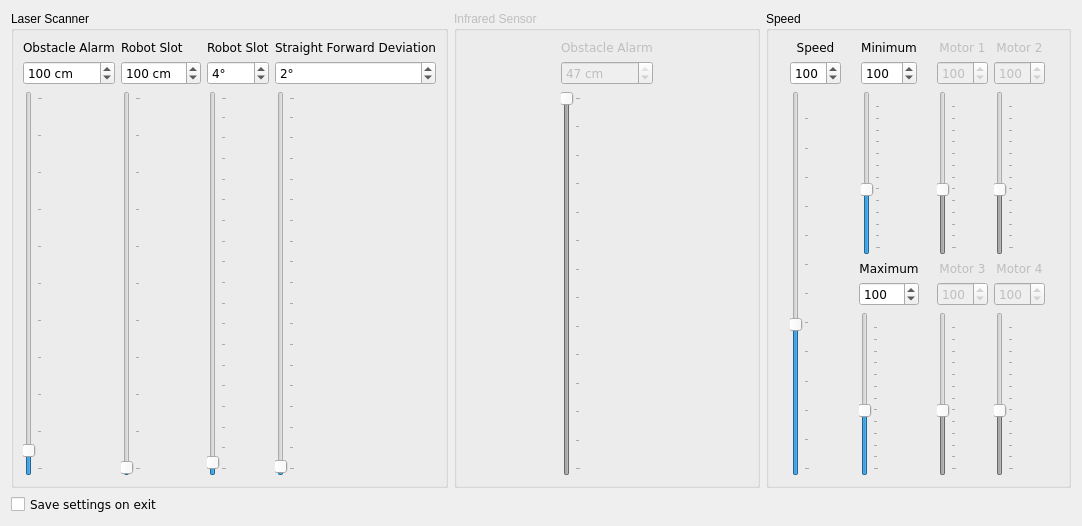
<?xml version="1.0" encoding="UTF-8"?>
<ui version="4.0">
 <class>settingsDialog</class>
 <widget class="QDialog" name="settingsDialog">
  <property name="windowModality">
   <enum>Qt::WindowModal</enum>
  </property>
  <property name="geometry">
   <rect>
    <x>0</x>
    <y>0</y>
    <width>1082</width>
    <height>526</height>
   </rect>
  </property>
  <property name="windowTitle">
   <string>Settings</string>
  </property>
  <property name="windowIcon">
   <iconset resource="../direcs.qrc">
    <normaloff>:/images/images/configure.png</normaloff>:/images/images/configure.png</iconset>
  </property>
  <layout class="QGridLayout" name="gridLayout_14">
   <item row="0" column="0">
    <layout class="QVBoxLayout" name="verticalLayout">
     <item>
      <layout class="QHBoxLayout" name="horizontalLayout">
       <item>
        <widget class="QGroupBox" name="groupBoxLaser">
         <property name="title">
          <string>Laser Scanner</string>
         </property>
         <layout class="QGridLayout" name="gridLayout_13">
          <item row="0" column="0">
           <layout class="QVBoxLayout" name="verticalLayout_2">
            <item>
             <widget class="QLabel" name="label_9">
              <property name="font">
               <font>
                <family>Verdana</family>
               </font>
              </property>
              <property name="text">
               <string>Obstacle Alarm</string>
              </property>
              <property name="wordWrap">
               <bool>false</bool>
              </property>
             </widget>
            </item>
            <item>
             <widget class="QSpinBox" name="spinBoxObstacleLaserScanner">
              <property name="font">
               <font>
                <family>Verdana</family>
               </font>
              </property>
              <property name="suffix">
               <string> cm</string>
              </property>
              <property name="minimum">
               <number>1</number>
              </property>
              <property name="maximum">
               <number>2000</number>
              </property>
              <property name="singleStep">
               <number>1</number>
              </property>
              <property name="value">
               <number>100</number>
              </property>
             </widget>
            </item>
            <item>
             <widget class="QSlider" name="sliderObstacleLaserScanner">
              <property name="font">
               <font>
                <family>Verdana</family>
               </font>
              </property>
              <property name="minimum">
               <number>1</number>
              </property>
              <property name="maximum">
               <number>2000</number>
              </property>
              <property name="singleStep">
               <number>10</number>
              </property>
              <property name="pageStep">
               <number>100</number>
              </property>
              <property name="value">
               <number>100</number>
              </property>
              <property name="sliderPosition">
               <number>100</number>
              </property>
              <property name="tracking">
               <bool>false</bool>
              </property>
              <property name="orientation">
               <enum>Qt::Vertical</enum>
              </property>
              <property name="tickPosition">
               <enum>QSlider::TicksBelow</enum>
              </property>
              <property name="tickInterval">
               <number>200</number>
              </property>
             </widget>
            </item>
           </layout>
          </item>
          <item row="0" column="1">
           <layout class="QVBoxLayout" name="verticalLayout_3">
            <item>
             <widget class="QLabel" name="label_12">
              <property name="font">
               <font>
                <family>Verdana</family>
               </font>
              </property>
              <property name="text">
               <string>Robot Slot</string>
              </property>
              <property name="wordWrap">
               <bool>false</bool>
              </property>
             </widget>
            </item>
            <item>
             <widget class="QSpinBox" name="spinBoxRobotSlotWidth">
              <property name="font">
               <font>
                <family>Verdana</family>
               </font>
              </property>
              <property name="suffix">
               <string> cm</string>
              </property>
              <property name="minimum">
               <number>1</number>
              </property>
              <property name="maximum">
               <number>1000</number>
              </property>
              <property name="value">
               <number>100</number>
              </property>
             </widget>
            </item>
            <item>
             <widget class="QSlider" name="sliderRobotSlotWidth">
              <property name="font">
               <font>
                <family>Verdana</family>
               </font>
              </property>
              <property name="minimum">
               <number>1</number>
              </property>
              <property name="maximum">
               <number>1000</number>
              </property>
              <property name="pageStep">
               <number>2</number>
              </property>
              <property name="value">
               <number>4</number>
              </property>
              <property name="sliderPosition">
               <number>4</number>
              </property>
              <property name="orientation">
               <enum>Qt::Vertical</enum>
              </property>
              <property name="tickPosition">
               <enum>QSlider::TicksBelow</enum>
              </property>
              <property name="tickInterval">
               <number>100</number>
              </property>
             </widget>
            </item>
           </layout>
          </item>
          <item row="0" column="2">
           <layout class="QVBoxLayout" name="verticalLayout_5">
            <item>
             <widget class="QLabel" name="label_4">
              <property name="font">
               <font>
                <family>Verdana</family>
               </font>
              </property>
              <property name="text">
               <string>Robot Slot</string>
              </property>
              <property name="wordWrap">
               <bool>false</bool>
              </property>
             </widget>
            </item>
            <item>
             <widget class="QSpinBox" name="spinBoxRobotSlot">
              <property name="font">
               <font>
                <family>Verdana</family>
               </font>
              </property>
              <property name="suffix">
               <string>°</string>
              </property>
              <property name="minimum">
               <number>1</number>
              </property>
              <property name="maximum">
               <number>180</number>
              </property>
              <property name="value">
               <number>4</number>
              </property>
             </widget>
            </item>
            <item>
             <widget class="QSlider" name="sliderRobotSlot">
              <property name="font">
               <font>
                <family>Verdana</family>
               </font>
              </property>
              <property name="minimum">
               <number>1</number>
              </property>
              <property name="maximum">
               <number>180</number>
              </property>
              <property name="pageStep">
               <number>2</number>
              </property>
              <property name="value">
               <number>4</number>
              </property>
              <property name="sliderPosition">
               <number>4</number>
              </property>
              <property name="orientation">
               <enum>Qt::Vertical</enum>
              </property>
              <property name="tickPosition">
               <enum>QSlider::TicksBelow</enum>
              </property>
              <property name="tickInterval">
               <number>10</number>
              </property>
             </widget>
            </item>
           </layout>
          </item>
          <item row="0" column="3">
           <layout class="QVBoxLayout" name="verticalLayout_4">
            <item>
             <widget class="QLabel" name="label_6">
              <property name="font">
               <font>
                <family>Verdana</family>
               </font>
              </property>
              <property name="text">
               <string>Straight Forward Deviation</string>
              </property>
              <property name="wordWrap">
               <bool>false</bool>
              </property>
             </widget>
            </item>
            <item>
             <widget class="QSpinBox" name="spinBoxStraightForwardDeviation">
              <property name="font">
               <font>
                <family>Verdana</family>
               </font>
              </property>
              <property name="suffix">
               <string>°</string>
              </property>
              <property name="minimum">
               <number>1</number>
              </property>
              <property name="maximum">
               <number>180</number>
              </property>
              <property name="value">
               <number>2</number>
              </property>
             </widget>
            </item>
            <item>
             <widget class="QSlider" name="sliderStraightForwardDeviation">
              <property name="font">
               <font>
                <family>Verdana</family>
               </font>
              </property>
              <property name="minimum">
               <number>1</number>
              </property>
              <property name="maximum">
               <number>180</number>
              </property>
              <property name="pageStep">
               <number>2</number>
              </property>
              <property name="value">
               <number>2</number>
              </property>
              <property name="sliderPosition">
               <number>2</number>
              </property>
              <property name="orientation">
               <enum>Qt::Vertical</enum>
              </property>
              <property name="tickPosition">
               <enum>QSlider::TicksBelow</enum>
              </property>
              <property name="tickInterval">
               <number>10</number>
              </property>
             </widget>
            </item>
           </layout>
          </item>
         </layout>
        </widget>
       </item>
       <item>
        <widget class="QGroupBox" name="groupBoxInfrared">
         <property name="enabled">
          <bool>false</bool>
         </property>
         <property name="title">
          <string>Infrared Sensor</string>
         </property>
         <layout class="QGridLayout" name="gridLayout_11">
          <item row="0" column="0">
           <layout class="QGridLayout" name="gridLayout_12">
            <item row="0" column="0">
             <widget class="QLabel" name="label">
              <property name="font">
               <font>
                <family>Verdana</family>
               </font>
              </property>
              <property name="text">
               <string>Obstacle Alarm</string>
              </property>
              <property name="wordWrap">
               <bool>false</bool>
              </property>
             </widget>
            </item>
            <item row="1" column="0">
             <widget class="QSpinBox" name="spinBoxObstacle">
              <property name="font">
               <font>
                <family>Verdana</family>
               </font>
              </property>
              <property name="suffix">
               <string> cm</string>
              </property>
              <property name="minimum">
               <number>8</number>
              </property>
              <property name="maximum">
               <number>47</number>
              </property>
              <property name="singleStep">
               <number>1</number>
              </property>
              <property name="value">
               <number>47</number>
              </property>
             </widget>
            </item>
            <item row="2" column="0">
             <widget class="QSlider" name="sliderObstacle">
              <property name="font">
               <font>
                <family>Verdana</family>
               </font>
              </property>
              <property name="minimum">
               <number>8</number>
              </property>
              <property name="maximum">
               <number>47</number>
              </property>
              <property name="singleStep">
               <number>1</number>
              </property>
              <property name="pageStep">
               <number>2</number>
              </property>
              <property name="value">
               <number>47</number>
              </property>
              <property name="sliderPosition">
               <number>47</number>
              </property>
              <property name="orientation">
               <enum>Qt::Vertical</enum>
              </property>
              <property name="tickPosition">
               <enum>QSlider::TicksBelow</enum>
              </property>
              <property name="tickInterval">
               <number>3</number>
              </property>
             </widget>
            </item>
           </layout>
          </item>
         </layout>
        </widget>
       </item>
       <item>
        <widget class="QGroupBox" name="groupBoxSpeed">
         <property name="title">
          <string>Speed</string>
         </property>
         <layout class="QGridLayout" name="gridLayout_10">
          <item row="0" column="0">
           <layout class="QGridLayout" name="gridLayout">
            <item row="0" column="0">
             <widget class="QLabel" name="label_11">
              <property name="font">
               <font>
                <family>Verdana</family>
               </font>
              </property>
              <property name="text">
               <string>Speed</string>
              </property>
              <property name="alignment">
               <set>Qt::AlignCenter</set>
              </property>
              <property name="wordWrap">
               <bool>true</bool>
              </property>
             </widget>
            </item>
            <item row="1" column="0">
             <widget class="QSpinBox" name="spinBoxAllMotorsSpeed">
              <property name="font">
               <font>
                <family>Verdana</family>
               </font>
              </property>
              <property name="minimum">
               <number>1</number>
              </property>
              <property name="maximum">
               <number>255</number>
              </property>
              <property name="value">
               <number>100</number>
              </property>
             </widget>
            </item>
            <item row="2" column="0">
             <widget class="QSlider" name="sliderAllMotorsSpeed">
              <property name="font">
               <font>
                <family>Verdana</family>
               </font>
              </property>
              <property name="minimum">
               <number>1</number>
              </property>
              <property name="maximum">
               <number>255</number>
              </property>
              <property name="value">
               <number>100</number>
              </property>
              <property name="sliderPosition">
               <number>100</number>
              </property>
              <property name="tracking">
               <bool>false</bool>
              </property>
              <property name="orientation">
               <enum>Qt::Vertical</enum>
              </property>
              <property name="tickPosition">
               <enum>QSlider::TicksBelow</enum>
              </property>
              <property name="tickInterval">
               <number>20</number>
              </property>
             </widget>
            </item>
           </layout>
          </item>
          <item row="0" column="1">
           <layout class="QGridLayout" name="gridLayout_9">
            <item row="0" column="0">
             <layout class="QGridLayout" name="gridLayout_2">
              <item row="0" column="0">
               <widget class="QLabel" name="label_7">
                <property name="font">
                 <font>
                  <family>Verdana</family>
                 </font>
                </property>
                <property name="text">
                 <string>Minimum</string>
                </property>
                <property name="alignment">
                 <set>Qt::AlignCenter</set>
                </property>
                <property name="wordWrap">
                 <bool>true</bool>
                </property>
               </widget>
              </item>
              <item row="2" column="0">
               <widget class="QSlider" name="sliderMinimumSpeed">
                <property name="font">
                 <font>
                  <family>Verdana</family>
                 </font>
                </property>
                <property name="minimum">
                 <number>1</number>
                </property>
                <property name="maximum">
                 <number>255</number>
                </property>
                <property name="value">
                 <number>100</number>
                </property>
                <property name="sliderPosition">
                 <number>100</number>
                </property>
                <property name="tracking">
                 <bool>false</bool>
                </property>
                <property name="orientation">
                 <enum>Qt::Vertical</enum>
                </property>
                <property name="tickPosition">
                 <enum>QSlider::TicksBelow</enum>
                </property>
                <property name="tickInterval">
                 <number>20</number>
                </property>
               </widget>
              </item>
              <item row="1" column="0">
               <widget class="QSpinBox" name="spinBoxMinimumSpeed">
                <property name="font">
                 <font>
                  <family>Verdana</family>
                 </font>
                </property>
                <property name="minimum">
                 <number>1</number>
                </property>
                <property name="maximum">
                 <number>255</number>
                </property>
                <property name="value">
                 <number>100</number>
                </property>
               </widget>
              </item>
             </layout>
            </item>
            <item row="1" column="0">
             <layout class="QGridLayout" name="gridLayout_7">
              <item row="0" column="0">
               <widget class="QLabel" name="label_8">
                <property name="font">
                 <font>
                  <family>Verdana</family>
                 </font>
                </property>
                <property name="text">
                 <string>Maximum</string>
                </property>
                <property name="alignment">
                 <set>Qt::AlignCenter</set>
                </property>
                <property name="wordWrap">
                 <bool>true</bool>
                </property>
               </widget>
              </item>
              <item row="1" column="0">
               <widget class="QSpinBox" name="spinBoxMaximumSpeed">
                <property name="font">
                 <font>
                  <family>Verdana</family>
                 </font>
                </property>
                <property name="minimum">
                 <number>1</number>
                </property>
                <property name="maximum">
                 <number>255</number>
                </property>
                <property name="value">
                 <number>100</number>
                </property>
               </widget>
              </item>
              <item row="2" column="0">
               <widget class="QSlider" name="sliderMaximumSpeed">
                <property name="font">
                 <font>
                  <family>Verdana</family>
                 </font>
                </property>
                <property name="minimum">
                 <number>1</number>
                </property>
                <property name="maximum">
                 <number>255</number>
                </property>
                <property name="value">
                 <number>100</number>
                </property>
                <property name="sliderPosition">
                 <number>100</number>
                </property>
                <property name="tracking">
                 <bool>false</bool>
                </property>
                <property name="orientation">
                 <enum>Qt::Vertical</enum>
                </property>
                <property name="tickPosition">
                 <enum>QSlider::TicksBelow</enum>
                </property>
                <property name="tickInterval">
                 <number>20</number>
                </property>
               </widget>
              </item>
             </layout>
            </item>
           </layout>
          </item>
          <item row="0" column="2">
           <layout class="QGridLayout" name="gridLayout_8">
            <item row="0" column="0">
             <layout class="QGridLayout" name="gridLayout_4">
              <item row="0" column="0">
               <widget class="QLabel" name="label_2">
                <property name="enabled">
                 <bool>false</bool>
                </property>
                <property name="font">
                 <font>
                  <family>Verdana</family>
                 </font>
                </property>
                <property name="text">
                 <string>Motor 1</string>
                </property>
                <property name="alignment">
                 <set>Qt::AlignCenter</set>
                </property>
                <property name="wordWrap">
                 <bool>true</bool>
                </property>
               </widget>
              </item>
              <item row="1" column="0">
               <widget class="QSpinBox" name="spinBoxMotor1Speed">
                <property name="enabled">
                 <bool>false</bool>
                </property>
                <property name="font">
                 <font>
                  <family>Verdana</family>
                 </font>
                </property>
                <property name="minimum">
                 <number>1</number>
                </property>
                <property name="maximum">
                 <number>255</number>
                </property>
                <property name="value">
                 <number>100</number>
                </property>
               </widget>
              </item>
              <item row="2" column="0">
               <widget class="QSlider" name="sliderMotor1Speed">
                <property name="enabled">
                 <bool>false</bool>
                </property>
                <property name="font">
                 <font>
                  <family>Verdana</family>
                 </font>
                </property>
                <property name="minimum">
                 <number>1</number>
                </property>
                <property name="maximum">
                 <number>255</number>
                </property>
                <property name="value">
                 <number>100</number>
                </property>
                <property name="sliderPosition">
                 <number>100</number>
                </property>
                <property name="tracking">
                 <bool>false</bool>
                </property>
                <property name="orientation">
                 <enum>Qt::Vertical</enum>
                </property>
                <property name="tickPosition">
                 <enum>QSlider::TicksBelow</enum>
                </property>
                <property name="tickInterval">
                 <number>20</number>
                </property>
               </widget>
              </item>
             </layout>
            </item>
            <item row="0" column="1">
             <layout class="QGridLayout" name="gridLayout_3">
              <item row="0" column="0">
               <widget class="QLabel" name="label_5">
                <property name="enabled">
                 <bool>false</bool>
                </property>
                <property name="font">
                 <font>
                  <family>Verdana</family>
                 </font>
                </property>
                <property name="text">
                 <string>Motor 2</string>
                </property>
                <property name="alignment">
                 <set>Qt::AlignCenter</set>
                </property>
                <property name="wordWrap">
                 <bool>true</bool>
                </property>
               </widget>
              </item>
              <item row="1" column="0">
               <widget class="QSpinBox" name="spinBoxMotor2Speed">
                <property name="enabled">
                 <bool>false</bool>
                </property>
                <property name="font">
                 <font>
                  <family>Verdana</family>
                 </font>
                </property>
                <property name="minimum">
                 <number>1</number>
                </property>
                <property name="maximum">
                 <number>255</number>
                </property>
                <property name="value">
                 <number>100</number>
                </property>
               </widget>
              </item>
              <item row="2" column="0">
               <widget class="QSlider" name="sliderMotor2Speed">
                <property name="enabled">
                 <bool>false</bool>
                </property>
                <property name="font">
                 <font>
                  <family>Verdana</family>
                 </font>
                </property>
                <property name="minimum">
                 <number>1</number>
                </property>
                <property name="maximum">
                 <number>255</number>
                </property>
                <property name="value">
                 <number>100</number>
                </property>
                <property name="sliderPosition">
                 <number>100</number>
                </property>
                <property name="tracking">
                 <bool>false</bool>
                </property>
                <property name="orientation">
                 <enum>Qt::Vertical</enum>
                </property>
                <property name="tickPosition">
                 <enum>QSlider::TicksBelow</enum>
                </property>
                <property name="tickInterval">
                 <number>20</number>
                </property>
               </widget>
              </item>
             </layout>
            </item>
            <item row="1" column="0">
             <layout class="QGridLayout" name="gridLayout_5">
              <item row="0" column="0">
               <widget class="QLabel" name="label_3">
                <property name="enabled">
                 <bool>false</bool>
                </property>
                <property name="font">
                 <font>
                  <family>Verdana</family>
                 </font>
                </property>
                <property name="text">
                 <string>Motor 3</string>
                </property>
                <property name="alignment">
                 <set>Qt::AlignCenter</set>
                </property>
                <property name="wordWrap">
                 <bool>true</bool>
                </property>
               </widget>
              </item>
              <item row="1" column="0">
               <widget class="QSpinBox" name="spinBoxMotor3Speed">
                <property name="enabled">
                 <bool>false</bool>
                </property>
                <property name="font">
                 <font>
                  <family>Verdana</family>
                 </font>
                </property>
                <property name="minimum">
                 <number>1</number>
                </property>
                <property name="maximum">
                 <number>255</number>
                </property>
                <property name="value">
                 <number>100</number>
                </property>
               </widget>
              </item>
              <item row="2" column="0">
               <widget class="QSlider" name="sliderMotor3Speed">
                <property name="enabled">
                 <bool>false</bool>
                </property>
                <property name="font">
                 <font>
                  <family>Verdana</family>
                 </font>
                </property>
                <property name="minimum">
                 <number>1</number>
                </property>
                <property name="maximum">
                 <number>255</number>
                </property>
                <property name="value">
                 <number>100</number>
                </property>
                <property name="sliderPosition">
                 <number>100</number>
                </property>
                <property name="tracking">
                 <bool>false</bool>
                </property>
                <property name="orientation">
                 <enum>Qt::Vertical</enum>
                </property>
                <property name="tickPosition">
                 <enum>QSlider::TicksBelow</enum>
                </property>
                <property name="tickInterval">
                 <number>20</number>
                </property>
               </widget>
              </item>
             </layout>
            </item>
            <item row="1" column="1">
             <layout class="QGridLayout" name="gridLayout_6">
              <item row="0" column="0">
               <widget class="QLabel" name="label_10">
                <property name="enabled">
                 <bool>false</bool>
                </property>
                <property name="font">
                 <font>
                  <family>Verdana</family>
                 </font>
                </property>
                <property name="text">
                 <string>Motor 4</string>
                </property>
                <property name="alignment">
                 <set>Qt::AlignCenter</set>
                </property>
                <property name="wordWrap">
                 <bool>true</bool>
                </property>
               </widget>
              </item>
              <item row="1" column="0">
               <widget class="QSpinBox" name="spinBoxMotor4Speed">
                <property name="enabled">
                 <bool>false</bool>
                </property>
                <property name="font">
                 <font>
                  <family>Verdana</family>
                 </font>
                </property>
                <property name="minimum">
                 <number>1</number>
                </property>
                <property name="maximum">
                 <number>255</number>
                </property>
                <property name="value">
                 <number>100</number>
                </property>
               </widget>
              </item>
              <item row="2" column="0">
               <widget class="QSlider" name="sliderMotor4Speed">
                <property name="enabled">
                 <bool>false</bool>
                </property>
                <property name="font">
                 <font>
                  <family>Verdana</family>
                 </font>
                </property>
                <property name="minimum">
                 <number>1</number>
                </property>
                <property name="maximum">
                 <number>255</number>
                </property>
                <property name="value">
                 <number>100</number>
                </property>
                <property name="sliderPosition">
                 <number>100</number>
                </property>
                <property name="tracking">
                 <bool>false</bool>
                </property>
                <property name="orientation">
                 <enum>Qt::Vertical</enum>
                </property>
                <property name="tickPosition">
                 <enum>QSlider::TicksBelow</enum>
                </property>
                <property name="tickInterval">
                 <number>20</number>
                </property>
               </widget>
              </item>
             </layout>
            </item>
           </layout>
          </item>
         </layout>
        </widget>
       </item>
      </layout>
     </item>
     <item>
      <widget class="QCheckBox" name="checkBoxSaveSettings">
       <property name="font">
        <font>
         <family>Verdana</family>
        </font>
       </property>
       <property name="text">
        <string>Save settings on exit</string>
       </property>
      </widget>
     </item>
    </layout>
   </item>
  </layout>
 </widget>
 <resources>
  <include location="../direcs.qrc"/>
 </resources>
 <connections/>
</ui>
